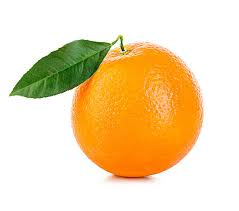
#> input picture images/oranges/o1.jpeg, 239 x 211 px
$ python kernel.py
#> lines starting #> are read from the running program, lines starting #| are printed output that depends on the picture
import numpy as np
import cv2
img = cv2.imread("images/oranges/o1.jpeg")
#> img is the input picture: shape (211, 239, 3); mean B, G, R 177.5, 217.6, 240.5


def gaussian_kernel(size, sigma):
    if size % 2 == 0:
        print("size harus ganjil")
        return

    kernel = np.fromfunction(
        lambda x, y: (1/(2*np.pi*sigma**2)) * np.exp(-((x-(size-1)/2)
                                                       ** 2 + (y-(size-1)/2)**2) / (2*sigma**2)),
        (size, size)
    )

    return kernel / np.sum(kernel)


def sobel_kernel(size):
    if size % 2 == 0:
        print("size harus ganjil")
        return

    sobel_x = np.fromfunction(lambda x, y: -(x - (size-1)/2) / (2 * np.pi),
                              (size, size), dtype=int)

    sobel_y = np.fromfunction(lambda x, y: -(y - (size-1)/2) / (2 * np.pi),
                              (size, size), dtype=int)

    return sobel_x, sobel_y


gaussian_k = gaussian_kernel(5, 100)
sobel_k_x, sobel_k_y = sobel_kernel(5)

# print("Gaussian Kernel:")
# print(gaussian_k)
# print(sobel_k_y)

img = cv2.filter2D(img, -1, gaussian_k)
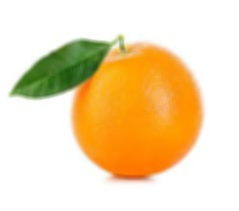
#> img: shape (211, 239, 3); mean B, G, R 177.5, 217.6, 240.5
img = cv2.filter2D(img, -1, sobel_k_y)
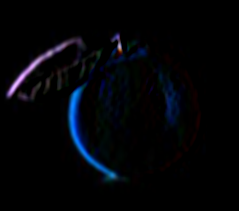
#> img: shape (211, 239, 3); mean B, G, R 7.8, 4.3, 3
# img_sobel_y = cv2.filter2D(img, -1, sobel_k_y)
# t_lower = 50  # Lower Threshold
# t_upper = 150  # Upper threshold
#
# # Display the final result
cv2.imshow("cat", img)
cv2.waitKey(0)
cv2.destroyAllWindows()

$ run again, with images/oranges/o2.jpeg copied over images/oranges/o1.jpeg
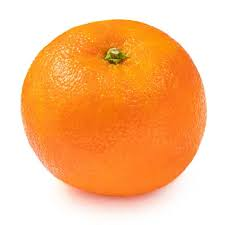
#> input picture images/oranges/o2.jpeg, 225 x 225 px
#> img is the input picture: shape (225, 225, 3); mean B, G, R 137.9, 189.9, 250.5
#> `img = cv2.filter2D(img, -1, gaussian_k)`:
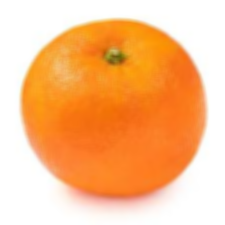
#> img: shape (225, 225, 3); mean B, G, R 137.9, 189.9, 250.5
#> `img = cv2.filter2D(img, -1, sobel_k_y)`:
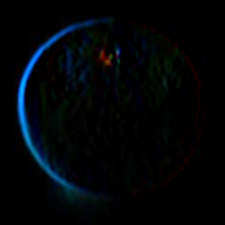
#> img: shape (225, 225, 3); mean B, G, R 7.8, 4.9, 1.5

$ run again, with images/oranges/o3.jpeg copied over images/oranges/o1.jpeg
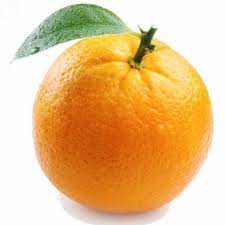
#> input picture images/oranges/o3.jpeg, 225 x 225 px
#> img is the input picture: shape (225, 225, 3); mean B, G, R 137.5, 191.6, 232
#> `img = cv2.filter2D(img, -1, gaussian_k)`:
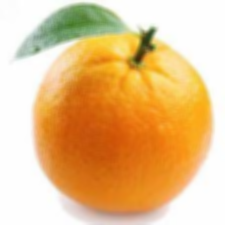
#> img: shape (225, 225, 3); mean B, G, R 137.5, 191.5, 232
#> `img = cv2.filter2D(img, -1, sobel_k_y)`:
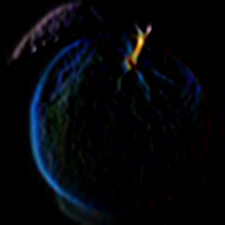
#> img: shape (225, 225, 3); mean B, G, R 10, 6.4, 4.3

$ run again, with images/oranges/o4.jpeg copied over images/oranges/o1.jpeg
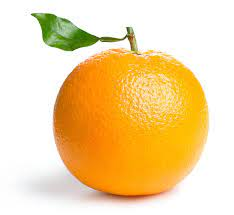
#> input picture images/oranges/o4.jpeg, 234 x 215 px
#> img is the input picture: shape (215, 234, 3); mean B, G, R 162.4, 215, 244.1
#> `img = cv2.filter2D(img, -1, gaussian_k)`:
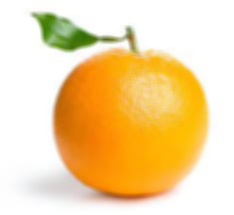
#> img: shape (215, 234, 3); mean B, G, R 162.4, 215, 244.1
#> `img = cv2.filter2D(img, -1, sobel_k_y)`:
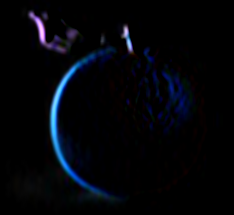
#> img: shape (215, 234, 3); mean B, G, R 9.7, 4.9, 3.2
